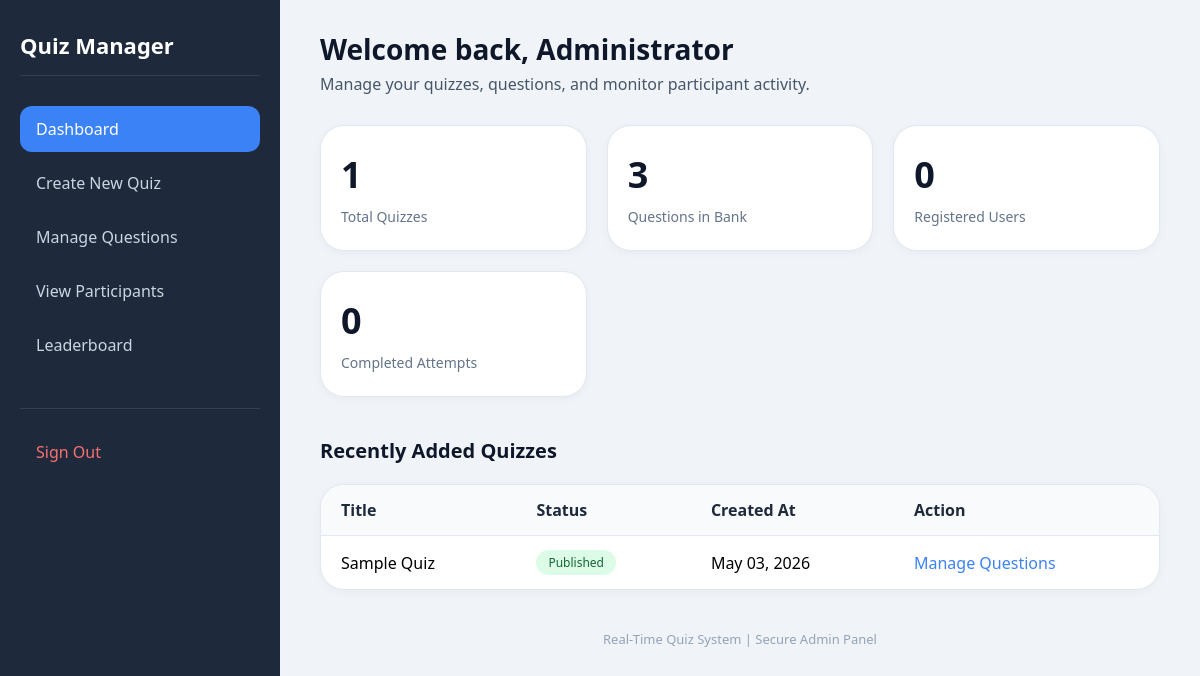
Page /admin/dashboard.php (signed in) on the committed database.
### tables this page shows
CREATE TABLE quizzes (
    id INT AUTO_INCREMENT PRIMARY KEY,
    title VARCHAR(150) NOT NULL,
    description TEXT,
    total_questions INT NOT NULL,
    questions_to_show INT NOT NULL,
    duration_minutes INT NOT NULL,
    randomize_questions TINYINT(1) DEFAULT 1,
    status ENUM('draft','published','closed') DEFAULT 'draft',
    created_by_admin_id INT DEFAULT NULL,
    created_at DATETIME DEFAULT CURRENT_TIMESTAMP,
    FOREIGN KEY (created_by_admin_id) REFERENCES admins(id) ON DELETE SET NULL
);

### admin/dashboard.php (the view, shortened to what this page needs)
<?php
$pdo = Database::getInstance()->getConnection();
$stats = [];
$stmt = $pdo->query("SELECT COUNT(*) FROM quizzes");
$stats['total_quizzes'] = $stmt->fetchColumn();
$stmt = $pdo->query("SELECT COUNT(*) FROM questions");
$stats['total_questions'] = $stmt->fetchColumn();
$stmt = $pdo->query("SELECT COUNT(*) FROM users");
$stats['total_users'] = $stmt->fetchColumn();
$stmt = $pdo->query("SELECT COUNT(*) FROM quiz_sessions WHERE status = 'completed'");
$stats['total_attempts'] = $stmt->fetchColumn();
$stmt = $pdo->query("SELECT id, title, created_at, status FROM quizzes ORDER BY created_at DESC LIMIT 5");
$recentQuizzes = $stmt->fetchAll();
$adminName = htmlspecialchars($_SESSION['admin_name']);
?>
<!DOCTYPE html>
<html lang="en">
<head>
</head>
<body>
<div class="sidebar">
    <h2>Quiz Manager</h2>
    <nav>
        <a href="dashboard.php" class="active">Dashboard</a>
        <a href="create_quiz.php">Create New Quiz</a>
        <a href="manage_questions.php">Manage Questions</a>
        <a href="participants.php">View Participants</a>
        <a href="leaderboard.php">Leaderboard</a>
        <div class="logout">
            <a href="logout.php">Sign Out</a>
        </div>
    </nav>
</div>
<div class="main-content">
    <div class="header">
        <h1>Welcome back, <?php echo $adminName; ?></h1>
        <p>Manage your quizzes, questions, and monitor participant activity.</p>
    </div>
    <div class="stats-grid">
        <div class="stat-card">
            <div class="stat-number"><?php echo $stats['total_quizzes']; ?></div>
            <div class="stat-label">Total Quizzes</div>
        </div>
        <div class="stat-card">
            <div class="stat-number"><?php echo $stats['total_questions']; ?></div>
            <div class="stat-label">Questions in Bank</div>
        </div>
        <div class="stat-card">
            <div class="stat-number"><?php echo $stats['total_users']; ?></div>
            <div class="stat-label">Registered Users</div>
        </div>
        <div class="stat-card">
            <div class="stat-number"><?php echo $stats['total_attempts']; ?></div>
            <div class="stat-label">Completed Attempts</div>
        </div>
    </div>
    <div class="section-title">Recently Added Quizzes</div>
    <div class="quiz-table">
        <table>
            <thead>
                <tr>
                    <th>Title</th>
                    <th>Status</th>
                    <th>Created At</th>
                    <th>Action</th>
                </tr>
            </thead>
            <tbody>
                <?php if (count($recentQuizzes) > 0): ?>
                    <?php foreach ($recentQuizzes as $quiz): ?>
                        <tr>
                            <td><?php echo htmlspecialchars($quiz['title']); ?></td>
                            <td>
                                <span class="status status-<?php echo $quiz['status']; ?>">
                                    <?php echo ucfirst($quiz['status']); ?>
                                </span>
                            </td>
                            <td><?php echo date('M d, Y', strtotime($quiz['created_at'])); ?></td>
                            <td>
                                <a href="manage_questions.php?quiz_id=<?php echo $quiz['id']; ?>" class="btn-link">Manage Questions</a>
                            </td>
                        </tr>
                    <?php endforeach; ?>
                <?php else: ?>
                    <tr class="empty-row">
                        <td colspan="4">No quizzes created yet. <a href="create_quiz.php">Create your first quiz</a></td>
                    </tr>
                <?php endif; ?>
            </tbody>
        </table>
    </div>
    <footer>
        Real-Time Quiz System | Secure Admin Panel
    </footer>
</div>
</body>
</html>

### admin/dashboard.php (style rules this page uses)
* { margin: 0; padding: 0; box-sizing: border-box; }
body { font-family: system-ui, -apple-system, 'Segoe UI', Roboto, sans-serif; background: #f0f4f8; display: flex; min-height: 100vh; }
.sidebar { width: 280px; background: #1e293b; color: white; padding: 30px 20px; position: fixed; height: 100vh; overflow-y: auto; }
.sidebar h2 { font-size: 22px; font-weight: 600; margin-bottom: 30px; padding-bottom: 15px; border-bottom: 1px solid #334155; }
.sidebar nav a { display: block; padding: 12px 16px; margin-bottom: 8px; color: #cbd5e1; text-decoration: none; border-radius: 12px; transition: 0.2s; }
.sidebar nav a.active { background: #3b82f6; color: white; }
.sidebar .logout { margin-top: 40px; border-top: 1px solid #334155; padding-top: 20px; }
.sidebar .logout a { color: #f87171; }
.main-content { margin-left: 280px; padding: 30px 40px; width: 100%; }
.header { margin-bottom: 30px; }
.header h1 { font-size: 28px; color: #0f172a; }
.header p { color: #475569; margin-top: 5px; }
.stats-grid { display: grid; grid-template-columns: repeat(auto-fit, minmax(220px, 1fr)); gap: 20px; margin-bottom: 40px; }
.stat-card { background: white; padding: 24px 20px; border-radius: 24px; box-shadow: 0 2px 8px rgba(0,0,0,0.04); border: 1px solid #e2e8f0; }
.stat-number { font-size: 36px; font-weight: 700; color: #0f172a; }
.stat-label { color: #64748b; margin-top: 8px; font-size: 14px; }
.section-title { font-size: 20px; font-weight: 600; margin-bottom: 20px; color: #0f172a; }
.quiz-table { background: white; border-radius: 24px; overflow: hidden; box-shadow: 0 2px 8px rgba(0,0,0,0.04); border: 1px solid #e2e8f0; }
.quiz-table table { width: 100%; border-collapse: collapse; }
.quiz-table th, .quiz-table td { padding: 14px 20px; text-align: left; border-bottom: 1px solid #e2e8f0; }
.quiz-table th { background: #f8fafc; font-weight: 600; color: #1e293b; }
.quiz-table tr:last-child td { border-bottom: none; }
.status { display: inline-block; padding: 4px 12px; border-radius: 40px; font-size: 12px; font-weight: 500; }
.status-published { background: #dcfce7; color: #166534; }
.btn-link { color: #3b82f6; text-decoration: none; font-weight: 500; }
footer { margin-top: 40px; text-align: center; font-size: 13px; color: #94a3b8; }

### rows in the picture
quizzes: title "Sample Quiz", status "Published", created_at "May 03, 2026"

### other values in the picture
$adminName "Administrator"
$stats['total_quizzes'] "1"
$stats['total_questions'] "3"
$stats['total_users'] "0"
$stats['total_attempts'] "0"
